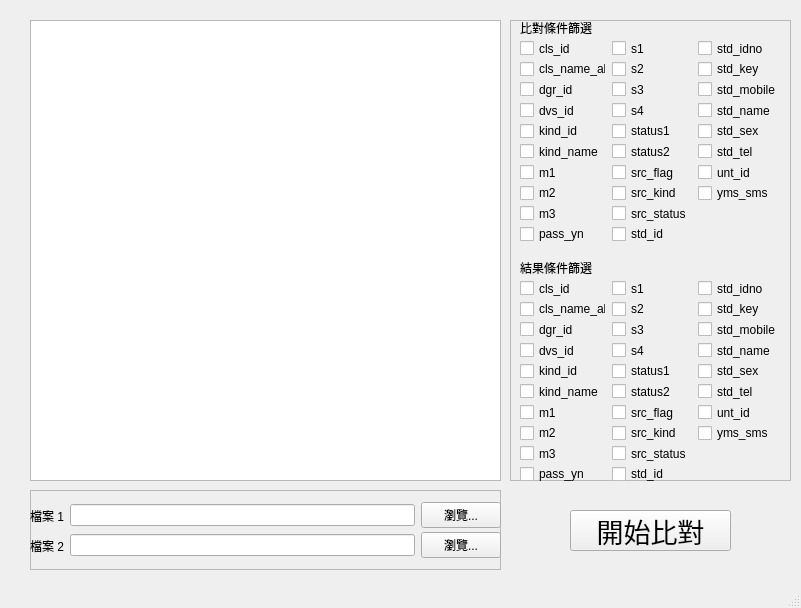
<?xml version="1.0" encoding="UTF-8"?>
<ui version="4.0">
 <class>MainWindow</class>
 <widget class="QMainWindow" name="MainWindow">
  <property name="geometry">
   <rect>
    <x>0</x>
    <y>0</y>
    <width>801</width>
    <height>608</height>
   </rect>
  </property>
  <property name="windowTitle">
   <string>MainWindow</string>
  </property>
  <property name="documentMode">
   <bool>false</bool>
  </property>
  <widget class="QWidget" name="centralwidget">
   <widget class="QPushButton" name="startBtn">
    <property name="geometry">
     <rect>
      <x>570</x>
      <y>510</y>
      <width>161</width>
      <height>41</height>
     </rect>
    </property>
    <property name="font">
     <font>
      <family>Eras Medium ITC</family>
      <pointsize>20</pointsize>
      <weight>50</weight>
      <bold>false</bold>
     </font>
    </property>
    <property name="focusPolicy">
     <enum>Qt::NoFocus</enum>
    </property>
    <property name="text">
     <string>開始比對</string>
    </property>
   </widget>
   <widget class="QTableWidget" name="MatchedResultTable">
    <property name="geometry">
     <rect>
      <x>30</x>
      <y>20</y>
      <width>471</width>
      <height>461</height>
     </rect>
    </property>
   </widget>
   <widget class="QWidget" name="widget" native="true">
    <property name="geometry">
     <rect>
      <x>230</x>
      <y>260</y>
      <width>120</width>
      <height>80</height>
     </rect>
    </property>
   </widget>
   <widget class="QFrame" name="frame">
    <property name="geometry">
     <rect>
      <x>30</x>
      <y>490</y>
      <width>471</width>
      <height>80</height>
     </rect>
    </property>
    <property name="frameShape">
     <enum>QFrame::StyledPanel</enum>
    </property>
    <property name="frameShadow">
     <enum>QFrame::Raised</enum>
    </property>
    <widget class="QWidget" name="layoutWidget">
     <property name="geometry">
      <rect>
       <x>0</x>
       <y>40</y>
       <width>471</width>
       <height>31</height>
      </rect>
     </property>
     <layout class="QHBoxLayout" name="horizontalLayout_3">
      <item>
       <widget class="QLabel" name="FileTwoLable">
        <property name="layoutDirection">
         <enum>Qt::LeftToRight</enum>
        </property>
        <property name="text">
         <string>檔案 2</string>
        </property>
       </widget>
      </item>
      <item>
       <widget class="QLineEdit" name="lineEdit_2"/>
      </item>
      <item>
       <widget class="QPushButton" name="FileTwoBrowseBtn">
        <property name="text">
         <string>瀏覽...</string>
        </property>
       </widget>
      </item>
     </layout>
    </widget>
    <widget class="QWidget" name="layoutWidget">
     <property name="geometry">
      <rect>
       <x>0</x>
       <y>10</y>
       <width>471</width>
       <height>31</height>
      </rect>
     </property>
     <layout class="QHBoxLayout" name="horizontalLayout_2">
      <item>
       <widget class="QLabel" name="FileOneLabel">
        <property name="layoutDirection">
         <enum>Qt::LeftToRight</enum>
        </property>
        <property name="text">
         <string>檔案 1</string>
        </property>
       </widget>
      </item>
      <item>
       <widget class="QLineEdit" name="lineEdit"/>
      </item>
      <item>
       <widget class="QPushButton" name="FileOneBrowseBtn">
        <property name="text">
         <string>瀏覽...</string>
        </property>
       </widget>
      </item>
     </layout>
    </widget>
   </widget>
   <widget class="QFrame" name="frame_2">
    <property name="geometry">
     <rect>
      <x>510</x>
      <y>20</y>
      <width>281</width>
      <height>461</height>
     </rect>
    </property>
    <property name="frameShape">
     <enum>QFrame::StyledPanel</enum>
    </property>
    <property name="frameShadow">
     <enum>QFrame::Raised</enum>
    </property>
    <widget class="QWidget" name="layoutWidget_2">
     <property name="geometry">
      <rect>
       <x>10</x>
       <y>240</y>
       <width>261</width>
       <height>221</height>
      </rect>
     </property>
     <layout class="QGridLayout" name="gridLayout_2">
      <item row="0" column="0">
       <widget class="QLabel" name="result_condition">
        <property name="text">
         <string>結果條件篩選</string>
        </property>
       </widget>
      </item>
      <item row="1" column="0">
       <widget class="QCheckBox" name="result_cls_id">
        <property name="text">
         <string>cls_id</string>
        </property>
       </widget>
      </item>
      <item row="1" column="1">
       <widget class="QCheckBox" name="result_s1">
        <property name="text">
         <string>s1</string>
        </property>
       </widget>
      </item>
      <item row="1" column="2">
       <widget class="QCheckBox" name="result_std_idno">
        <property name="text">
         <string>std_idno</string>
        </property>
       </widget>
      </item>
      <item row="2" column="0">
       <widget class="QCheckBox" name="result_cls_name_abr">
        <property name="text">
         <string>cls_name_abr</string>
        </property>
       </widget>
      </item>
      <item row="2" column="1">
       <widget class="QCheckBox" name="result_s2">
        <property name="text">
         <string>s2</string>
        </property>
       </widget>
      </item>
      <item row="2" column="2">
       <widget class="QCheckBox" name="result_std_key">
        <property name="text">
         <string>std_key</string>
        </property>
       </widget>
      </item>
      <item row="3" column="0">
       <widget class="QCheckBox" name="result_dgr_id">
        <property name="text">
         <string>dgr_id</string>
        </property>
       </widget>
      </item>
      <item row="3" column="1">
       <widget class="QCheckBox" name="result_s3">
        <property name="text">
         <string>s3</string>
        </property>
       </widget>
      </item>
      <item row="3" column="2">
       <widget class="QCheckBox" name="result_std_mobile">
        <property name="text">
         <string>std_mobile</string>
        </property>
       </widget>
      </item>
      <item row="4" column="0">
       <widget class="QCheckBox" name="result_dvs_id">
        <property name="text">
         <string>dvs_id</string>
        </property>
       </widget>
      </item>
      <item row="4" column="1">
       <widget class="QCheckBox" name="result_s4">
        <property name="text">
         <string>s4</string>
        </property>
       </widget>
      </item>
      <item row="4" column="2">
       <widget class="QCheckBox" name="result_std_name">
        <property name="text">
         <string>std_name</string>
        </property>
       </widget>
      </item>
      <item row="5" column="0">
       <widget class="QCheckBox" name="result_kind_id">
        <property name="text">
         <string>kind_id</string>
        </property>
       </widget>
      </item>
      <item row="5" column="1">
       <widget class="QCheckBox" name="result_status1">
        <property name="text">
         <string>status1</string>
        </property>
       </widget>
      </item>
      <item row="5" column="2">
       <widget class="QCheckBox" name="result_std_sex">
        <property name="text">
         <string>std_sex</string>
        </property>
       </widget>
      </item>
      <item row="6" column="0">
       <widget class="QCheckBox" name="result_kind_name">
        <property name="text">
         <string>kind_name</string>
        </property>
       </widget>
      </item>
      <item row="6" column="1">
       <widget class="QCheckBox" name="result_status2">
        <property name="text">
         <string>status2</string>
        </property>
       </widget>
      </item>
      <item row="6" column="2">
       <widget class="QCheckBox" name="result_std_tel">
        <property name="text">
         <string>std_tel</string>
        </property>
       </widget>
      </item>
      <item row="7" column="0">
       <widget class="QCheckBox" name="result_m1">
        <property name="text">
         <string>m1</string>
        </property>
       </widget>
      </item>
      <item row="7" column="1">
       <widget class="QCheckBox" name="result_src_flag">
        <property name="text">
         <string>src_flag</string>
        </property>
       </widget>
      </item>
      <item row="7" column="2">
       <widget class="QCheckBox" name="result_unt_id">
        <property name="text">
         <string>unt_id</string>
        </property>
       </widget>
      </item>
      <item row="8" column="0">
       <widget class="QCheckBox" name="result_m2">
        <property name="text">
         <string>m2</string>
        </property>
       </widget>
      </item>
      <item row="8" column="1">
       <widget class="QCheckBox" name="result_src_kind">
        <property name="text">
         <string>src_kind</string>
        </property>
       </widget>
      </item>
      <item row="8" column="2">
       <widget class="QCheckBox" name="result_yms_sms">
        <property name="text">
         <string>yms_sms</string>
        </property>
       </widget>
      </item>
      <item row="9" column="0">
       <widget class="QCheckBox" name="result_m3">
        <property name="text">
         <string>m3</string>
        </property>
       </widget>
      </item>
      <item row="9" column="1">
       <widget class="QCheckBox" name="result_src_status">
        <property name="text">
         <string>src_status</string>
        </property>
       </widget>
      </item>
      <item row="10" column="0">
       <widget class="QCheckBox" name="result_pass_yn">
        <property name="text">
         <string>pass_yn</string>
        </property>
       </widget>
      </item>
      <item row="10" column="1">
       <widget class="QCheckBox" name="result_std_id">
        <property name="text">
         <string>std_id</string>
        </property>
       </widget>
      </item>
     </layout>
    </widget>
    <widget class="QWidget" name="">
     <property name="geometry">
      <rect>
       <x>10</x>
       <y>0</y>
       <width>261</width>
       <height>221</height>
      </rect>
     </property>
     <layout class="QGridLayout" name="gridLayout">
      <item row="0" column="0">
       <widget class="QLabel" name="select_condition">
        <property name="text">
         <string>比對條件篩選</string>
        </property>
       </widget>
      </item>
      <item row="1" column="0">
       <widget class="QCheckBox" name="compare_cls_id">
        <property name="text">
         <string>cls_id</string>
        </property>
       </widget>
      </item>
      <item row="1" column="1">
       <widget class="QCheckBox" name="compare_s1">
        <property name="text">
         <string>s1</string>
        </property>
       </widget>
      </item>
      <item row="1" column="2">
       <widget class="QCheckBox" name="compare_std_idno">
        <property name="text">
         <string>std_idno</string>
        </property>
       </widget>
      </item>
      <item row="2" column="0">
       <widget class="QCheckBox" name="compare_cls_name_abr">
        <property name="text">
         <string>cls_name_abr</string>
        </property>
       </widget>
      </item>
      <item row="2" column="1">
       <widget class="QCheckBox" name="compare_s2">
        <property name="text">
         <string>s2</string>
        </property>
       </widget>
      </item>
      <item row="2" column="2">
       <widget class="QCheckBox" name="compare_std_key">
        <property name="text">
         <string>std_key</string>
        </property>
       </widget>
      </item>
      <item row="3" column="0">
       <widget class="QCheckBox" name="compare_dgr_id">
        <property name="text">
         <string>dgr_id</string>
        </property>
       </widget>
      </item>
      <item row="3" column="1">
       <widget class="QCheckBox" name="compare_s3">
        <property name="text">
         <string>s3</string>
        </property>
       </widget>
      </item>
      <item row="3" column="2">
       <widget class="QCheckBox" name="compare_std_mobile">
        <property name="text">
         <string>std_mobile</string>
        </property>
       </widget>
      </item>
      <item row="4" column="0">
       <widget class="QCheckBox" name="compare_dvs_id">
        <property name="text">
         <string>dvs_id</string>
        </property>
       </widget>
      </item>
      <item row="4" column="1">
       <widget class="QCheckBox" name="compare_s4">
        <property name="text">
         <string>s4</string>
        </property>
       </widget>
      </item>
      <item row="4" column="2">
       <widget class="QCheckBox" name="compare_std_name">
        <property name="text">
         <string>std_name</string>
        </property>
       </widget>
      </item>
      <item row="5" column="0">
       <widget class="QCheckBox" name="compare_kind_id">
        <property name="text">
         <string>kind_id</string>
        </property>
       </widget>
      </item>
      <item row="5" column="1">
       <widget class="QCheckBox" name="compare_status1">
        <property name="text">
         <string>status1</string>
        </property>
       </widget>
      </item>
      <item row="5" column="2">
       <widget class="QCheckBox" name="compare_std_sex">
        <property name="text">
         <string>std_sex</string>
        </property>
       </widget>
      </item>
      <item row="6" column="0">
       <widget class="QCheckBox" name="compare_kind_name">
        <property name="text">
         <string>kind_name</string>
        </property>
       </widget>
      </item>
      <item row="6" column="1">
       <widget class="QCheckBox" name="compare_status2">
        <property name="text">
         <string>status2</string>
        </property>
       </widget>
      </item>
      <item row="6" column="2">
       <widget class="QCheckBox" name="compare_std_tel">
        <property name="text">
         <string>std_tel</string>
        </property>
       </widget>
      </item>
      <item row="7" column="0">
       <widget class="QCheckBox" name="compare_m1">
        <property name="text">
         <string>m1</string>
        </property>
       </widget>
      </item>
      <item row="7" column="1">
       <widget class="QCheckBox" name="compare_src_flag">
        <property name="text">
         <string>src_flag</string>
        </property>
       </widget>
      </item>
      <item row="7" column="2">
       <widget class="QCheckBox" name="compare_unt_id">
        <property name="text">
         <string>unt_id</string>
        </property>
       </widget>
      </item>
      <item row="8" column="0">
       <widget class="QCheckBox" name="compare_m2">
        <property name="text">
         <string>m2</string>
        </property>
       </widget>
      </item>
      <item row="8" column="1">
       <widget class="QCheckBox" name="compare_src_kind">
        <property name="text">
         <string>src_kind</string>
        </property>
       </widget>
      </item>
      <item row="8" column="2">
       <widget class="QCheckBox" name="compare_yms_sms">
        <property name="text">
         <string>yms_sms</string>
        </property>
       </widget>
      </item>
      <item row="9" column="0">
       <widget class="QCheckBox" name="compare_m3">
        <property name="text">
         <string>m3</string>
        </property>
       </widget>
      </item>
      <item row="9" column="1">
       <widget class="QCheckBox" name="compare_src_status">
        <property name="text">
         <string>src_status</string>
        </property>
       </widget>
      </item>
      <item row="10" column="0">
       <widget class="QCheckBox" name="compare_pass_yn">
        <property name="text">
         <string>pass_yn</string>
        </property>
       </widget>
      </item>
      <item row="10" column="1">
       <widget class="QCheckBox" name="compare_std_id">
        <property name="text">
         <string>std_id</string>
        </property>
       </widget>
      </item>
     </layout>
    </widget>
   </widget>
  </widget>
  <widget class="QStatusBar" name="statusbar"/>
 </widget>
 <resources/>
 <connections>
  <connection>
   <sender>FileOneBrowseBtn</sender>
   <signal>clicked()</signal>
   <receiver>MainWindow</receiver>
   <slot>browseSlot()</slot>
   <hints>
    <hint type="sourcelabel">
     <x>557</x>
     <y>522</y>
    </hint>
    <hint type="destinationlabel">
     <x>791</x>
     <y>399</y>
    </hint>
   </hints>
  </connection>
 </connections>
 <slots>
  <slot>browseSlot()</slot>
 </slots>
</ui>
